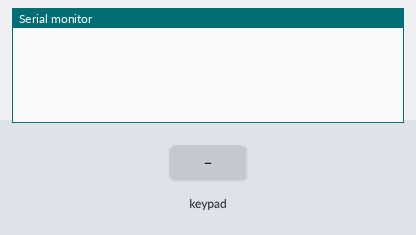
A sketch run on a simulated Arduino Uno, built with avr-gcc and run on an emulated ATmega328P. Shown: the last lines printed to the serial monitor. The test bench sets the inputs (shaded band).

Above: at 1.2 s.
1.3 s: key '1' pressed
At 2.0 s:
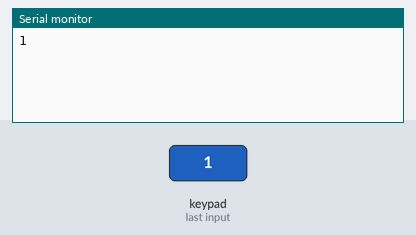
2.8 s: keypad keys 6 7 8 9 # pressed 0.4 s apart
At 5.8 s:
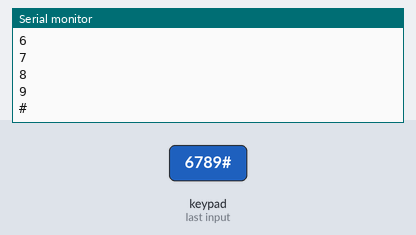
6.3 s: key '*' pressed
At 7.2 s:
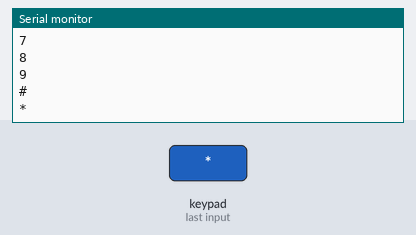
7.8 s: keypad keys 1 0 1 1 1 2 pressed 0.4 s apart
At 11.0 s:
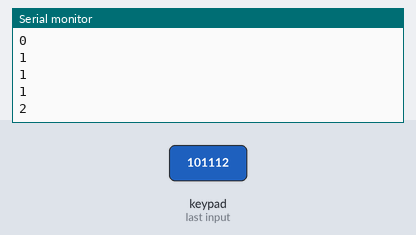
Timing chart, 0 to 12.5 s (numbered marks = the images above; inputs shaded):
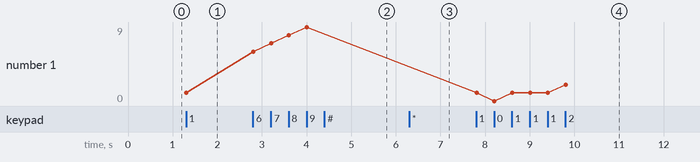

Measured:
- after the input at 1.3 s, the serial monitor: prints a new line at once (image 1)
- after the input at 2.8 s, the serial monitor: prints a new line at once (image 2)
- after the input at 6.3 s, the serial monitor: prints a new line at once (image 3)
- after the input at 7.8 s, the serial monitor: prints a new line at once (image 4)
- plotted number 1: 1 → 9 after the input at 2.8 s, 9 → 2 after the input at 7.8 s

The sketch:

Aula_59.ino
```cpp
#include <Keypad.h>

#define linhas 4
#define colunas 3
char mapaTeclas[4][3]={{'1','2','3'},{'4','5','6'},{'7','8','9'},{'*','0','#'}};
byte pinos_linha[linhas]={6,7,8,9};
byte pinos_coluna[colunas]={10,11,12};

Keypad teclado=Keypad(makeKeymap(mapaTeclas),pinos_linha,pinos_coluna,linhas,colunas);
//Keypad keypad = Keypad( makeKeymap(), rowPins, colPins, rows, cols );

void setup() {
  Serial.begin(9600);
}

void loop() {
  char tecla=teclado.getKey();
  if(tecla != NO_KEY){
    Serial.println(tecla);
  }
}
```
